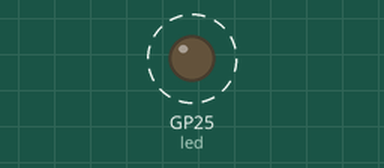
Bench run of a program on a simulated Raspberry Pi Pico running MicroPython. On the bench: output pins drawn as LEDs (lit = HIGH). Dashed ring = blinking. WiFi joins after 1.5 s; outgoing connections fail; what the program prints to the serial console is not drawn.

Above: at 0.05 s.
Timing chart, 0 to 3.0 s (numbered marks = the images above):
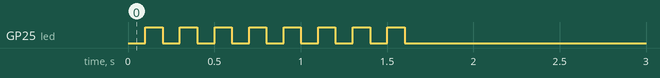

The program:

main.py
```python
import network
import socket
import time
import json
from machine import UART, Pin

def read_config():
    with open('config.json', 'r') as f:
        return json.load(f)

# Load network credentials from config file
config = read_config()

# Update Network and Server details
WIFI_SSID 	  = config['WIFI_SSID']
WIFI_PASSWORD = config['WIFI_PASSWORD']
IP_ADDRESS    = config['IP_ADDRESS']
TCP_PORT      = config['PORT']
PICO_ID       = config['PICO_ID']

# Initialize UART and LED
uart1 = UART(1, 19200)
uart1.init(19200, bits=8, parity=None, stop=1, tx=4, rx=5)
led = Pin("LED", Pin.OUT)

def blink_led():
    led.off()
    time.sleep(0.1)
    led.on()
    time.sleep(0.1)

# Connect to Wi-Fi
wlan = network.WLAN(network.STA_IF)
wlan.active(True)
wlan.connect(WIFI_SSID, WIFI_PASSWORD)

while not wlan.isconnected():
    blink_led()

led.off()
print("Connected to WiFi")

# Establish a new TCP connection
def create_tcp_connection():
    while True:
        try:
            sock = socket.socket(socket.AF_INET, socket.SOCK_STREAM)
            sock.connect((IP_ADDRESS, TCP_PORT))
            led.on()
            return sock

        except Exception as e:
            print(f"Failed to connect to TCP server: {e}")
            print("Retrying in 5 seconds...")
            time.sleep(5)

# 'pico_ID' packet to initiate named pipe creation
def send_hello_packet(sock):
    hello_message = f'pico_{PICO_ID}'
    sock.send(hello_message.encode())

# Create initial TCP socket and connect
s = create_tcp_connection()
print("Connected to TCP server")

# Send 'pico_ID' packet
send_hello_packet(s)

try:
    while True:
        # Check for incoming UART data
        if uart1.any():
            rxed = uart1.read().decode('utf-8').rstrip()
            s.send(rxed.encode()) # Send the uart received data to the TCP server
            blink_led()
            #print("Serial: ", rxed)

        # Non-blocking mode to avoid halting the execution if no data is available.
        s.setblocking(False)
        try:
            data = s.recv(64) # Data received from TCP Server

            if data == b'':  # Empty byte string indicates that the other side of the TCP connection has closed
                s.close()  # Closes the socket on Pico-W's side
                led.off()
                print("TCP connection closed by server. Reconnecting...")
                s = create_tcp_connection()
                send_hello_packet(s)
                print("Reconnected to server.")
                continue

            if data:	# Valid data received from TCP Server
                cmd = data.decode()
                uart1.write(cmd)
                blink_led()
                #print("TCP: ", cmd)

        except Exception as e:
            pass  # No data received, normal for non-blocking call

        # Set blocking mode to block until all the data has been sent to the TCP server
        s.setblocking(True)
        time.sleep(0.05)  # Short delay to prevent CPU overload

except Exception as e:
    print("An error occurred:", e)

finally:
    s.close()
    led.off()
    print("TCP socket closed")
```

Measured:
- by itself, GP25 (led): alternates HIGH for 0.10 s and LOW for 0.10 s, 16 changes in all, then stays LOW
